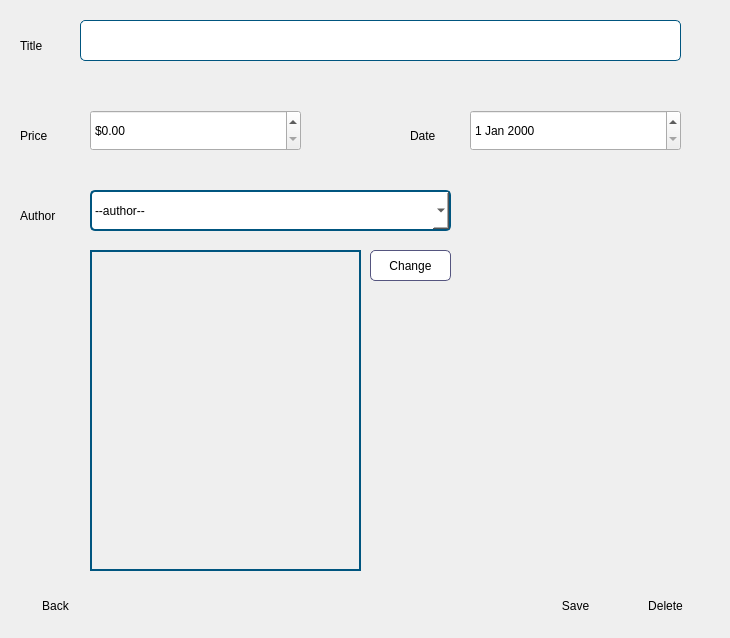
<?xml version="1.0" encoding="UTF-8"?>
<ui version="4.0">
 <class>Form</class>
 <widget class="QWidget" name="Form">
  <property name="geometry">
   <rect>
    <x>0</x>
    <y>0</y>
    <width>730</width>
    <height>638</height>
   </rect>
  </property>
  <property name="windowTitle">
   <string>Form</string>
  </property>
  <property name="styleSheet">
   <string notr="true">
	font: 63 20px &quot;Verdana Pro Cond Semibold&quot;;</string>
  </property>
  <widget class="QLabel" name="profile_picture">
   <property name="geometry">
    <rect>
     <x>90</x>
     <y>250</y>
     <width>271</width>
     <height>321</height>
    </rect>
   </property>
   <property name="styleSheet">
    <string notr="true">border:2px solid rgb(0, 85, 127)</string>
   </property>
   <property name="text">
    <string/>
   </property>
   <property name="scaledContents">
    <bool>true</bool>
   </property>
  </widget>
  <widget class="QLabel" name="label_5">
   <property name="geometry">
    <rect>
     <x>20</x>
     <y>30</y>
     <width>51</width>
     <height>31</height>
    </rect>
   </property>
   <property name="text">
    <string>Title</string>
   </property>
  </widget>
  <widget class="QLabel" name="label_7">
   <property name="geometry">
    <rect>
     <x>20</x>
     <y>200</y>
     <width>71</width>
     <height>31</height>
    </rect>
   </property>
   <property name="text">
    <string>Author</string>
   </property>
  </widget>
  <widget class="QLabel" name="label_8">
   <property name="geometry">
    <rect>
     <x>20</x>
     <y>120</y>
     <width>51</width>
     <height>31</height>
    </rect>
   </property>
   <property name="text">
    <string>Price</string>
   </property>
  </widget>
  <widget class="QLabel" name="label_9">
   <property name="geometry">
    <rect>
     <x>410</x>
     <y>120</y>
     <width>51</width>
     <height>31</height>
    </rect>
   </property>
   <property name="text">
    <string>Date</string>
   </property>
  </widget>
  <widget class="QDoubleSpinBox" name="price_book">
   <property name="geometry">
    <rect>
     <x>90</x>
     <y>110</y>
     <width>211</width>
     <height>41</height>
    </rect>
   </property>
   <property name="styleSheet">
    <string notr="true">font: 14pt &quot;Nanosecond Thick BRK&quot;;</string>
   </property>
   <property name="prefix">
    <string>$</string>
   </property>
   <property name="suffix">
    <string/>
   </property>
   <property name="decimals">
    <number>2</number>
   </property>
   <property name="maximum">
    <double>1000.000000000000000</double>
   </property>
   <property name="stepType">
    <enum>QAbstractSpinBox::DefaultStepType</enum>
   </property>
  </widget>
  <widget class="QDateEdit" name="date_book">
   <property name="geometry">
    <rect>
     <x>470</x>
     <y>110</y>
     <width>211</width>
     <height>41</height>
    </rect>
   </property>
   <property name="styleSheet">
    <string notr="true">font: 14pt &quot;Nanosecond Thick BRK&quot;;</string>
   </property>
  </widget>
  <widget class="QComboBox" name="author_book">
   <property name="geometry">
    <rect>
     <x>90</x>
     <y>190</y>
     <width>361</width>
     <height>41</height>
    </rect>
   </property>
   <property name="styleSheet">
    <string notr="true">font: 14pt &quot;Nanosecond Thick BRK&quot;;
background-color:rgb(255, 255, 255);
border:2px solid rgb(0, 85, 127);
border-radius:5px;</string>
   </property>
   <item>
    <property name="text">
     <string>--author--</string>
    </property>
   </item>
  </widget>
  <widget class="QPushButton" name="browse_picture">
   <property name="geometry">
    <rect>
     <x>370</x>
     <y>250</y>
     <width>81</width>
     <height>31</height>
    </rect>
   </property>
   <property name="acceptDrops">
    <bool>true</bool>
   </property>
   <property name="styleSheet">
    <string notr="true">QPushButton {
	font: 8pt &quot;MS Shell Dlg 2&quot;;
background-color:#fff;
border:1px solid rgb(85, 85, 127);
border-radius:5px;
}

QPushButton:hover {
border:2px solid rgb(85, 85, 127);

}
</string>
   </property>
   <property name="text">
    <string>Change</string>
   </property>
  </widget>
  <widget class="QPushButton" name="update_btn">
   <property name="geometry">
    <rect>
     <x>530</x>
     <y>590</y>
     <width>91</width>
     <height>31</height>
    </rect>
   </property>
   <property name="styleSheet">
    <string notr="true">QPushButton{border-radius:15px;}
QPushButton:hover {
border:2px solid rgb(0, 85, 127)}</string>
   </property>
   <property name="text">
    <string>Save</string>
   </property>
   <property name="icon">
    <iconset>
     <normaloff>../images/save.png</normaloff>../images/save.png</iconset>
   </property>
   <property name="iconSize">
    <size>
     <width>25</width>
     <height>25</height>
    </size>
   </property>
  </widget>
  <widget class="QPushButton" name="back_btn">
   <property name="geometry">
    <rect>
     <x>10</x>
     <y>590</y>
     <width>91</width>
     <height>31</height>
    </rect>
   </property>
   <property name="styleSheet">
    <string notr="true">QPushButton{border-radius:15px;}
QPushButton:hover {
border:2px solid rgb(0, 85, 127)}</string>
   </property>
   <property name="text">
    <string>Back</string>
   </property>
   <property name="icon">
    <iconset>
     <normaloff>../images/back.png</normaloff>../images/back.png</iconset>
   </property>
   <property name="iconSize">
    <size>
     <width>20</width>
     <height>20</height>
    </size>
   </property>
  </widget>
  <widget class="QPushButton" name="delete_btn">
   <property name="geometry">
    <rect>
     <x>620</x>
     <y>590</y>
     <width>91</width>
     <height>31</height>
    </rect>
   </property>
   <property name="styleSheet">
    <string notr="true">QPushButton{border-radius:15px;}
QPushButton:hover {
border:2px solid rgb(0, 85, 127)}</string>
   </property>
   <property name="text">
    <string>Delete</string>
   </property>
   <property name="icon">
    <iconset>
     <normaloff>../images/delete.png</normaloff>../images/delete.png</iconset>
   </property>
   <property name="iconSize">
    <size>
     <width>20</width>
     <height>20</height>
    </size>
   </property>
  </widget>
  <widget class="QLineEdit" name="title">
   <property name="geometry">
    <rect>
     <x>80</x>
     <y>20</y>
     <width>601</width>
     <height>41</height>
    </rect>
   </property>
   <property name="styleSheet">
    <string notr="true">border:1px solid rgb(0, 85, 127);
border-radius:5px;
background-color:#fff;</string>
   </property>
  </widget>
 </widget>
 <resources/>
 <connections/>
</ui>
